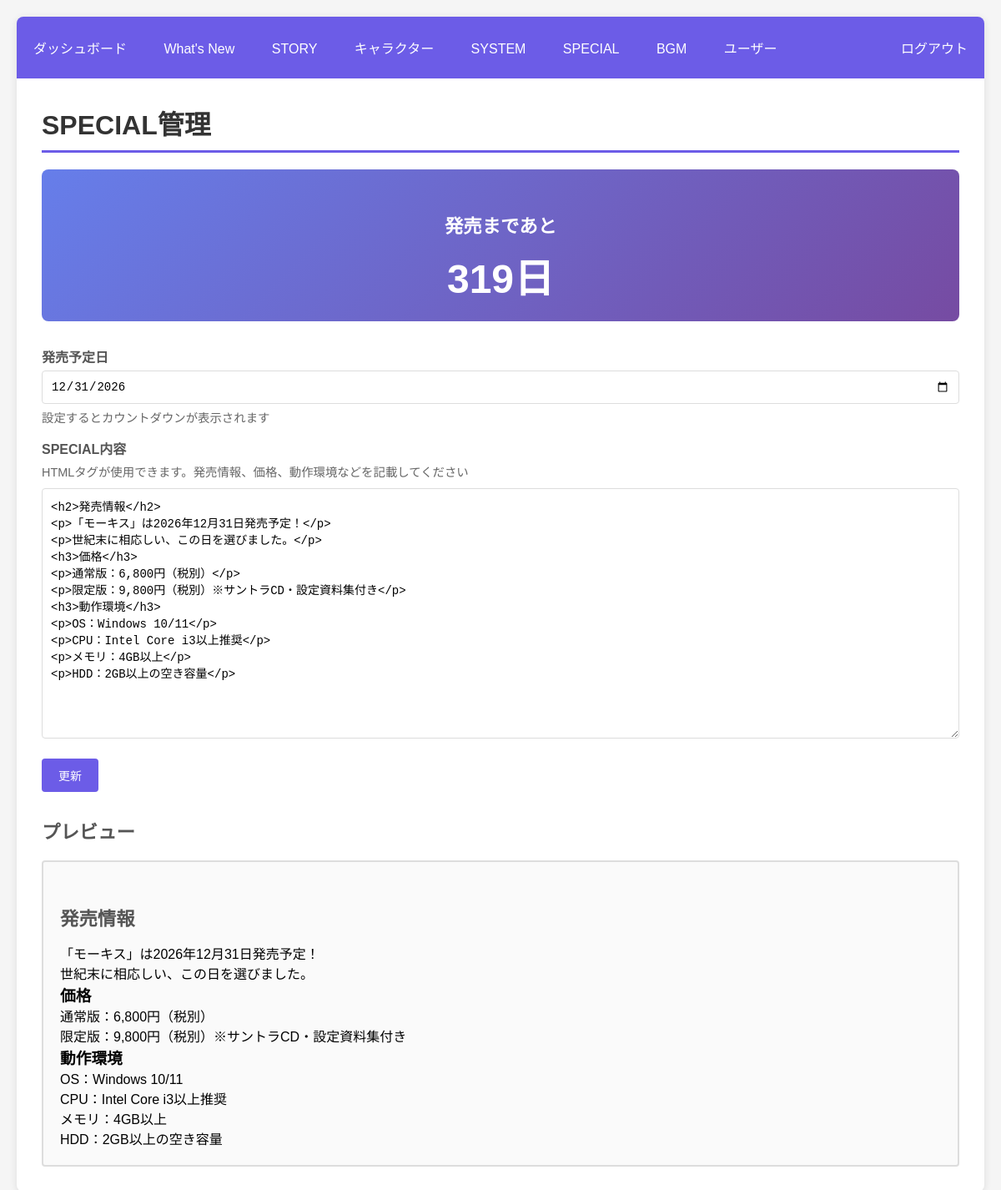
Page /admin/special.php (signed in) on the committed database.
### tables this page shows
CREATE TABLE IF NOT EXISTS special (
    id INT AUTO_INCREMENT PRIMARY KEY,
    release_date DATE COMMENT '発売予定日（カウントダウン用）',
    content LONGTEXT COMMENT '発売情報テキスト',
    updated_at DATETIME DEFAULT CURRENT_TIMESTAMP ON UPDATE CURRENT_TIMESTAMP
);

### includes/db.php (called while the page is built, shortened)
<?php
class Database {
    private static $instance = null;
    private $connection;
    private function __construct() {
        try {
            $dsn = "mysql:host=" . DB_HOST . ";dbname=" . DB_NAME . ";charset=" . DB_CHARSET;
            $options = [
                PDO::ATTR_ERRMODE => PDO::ERRMODE_EXCEPTION,
                PDO::ATTR_DEFAULT_FETCH_MODE => PDO::FETCH_ASSOC,
                PDO::ATTR_EMULATE_PREPARES => false,
            ];
            $this->connection = new PDO($dsn, DB_USER, DB_PASS, $options);
        } catch (PDOException $e) {
            die('データベース接続エラー: ' . $e->getMessage());
        }
    }
    public static function getInstance() {
        if (self::$instance === null) {
            self::$instance = new self();
        }
        return self::$instance;
    }
    public function queryOne($sql, $params = []) {
        try {
            $stmt = $this->connection->prepare($sql);
            $stmt->execute($params);
            return $stmt->fetch();
        } catch (PDOException $e) {
            error_log('Query Error: ' . $e->getMessage());
            return false;
        }
    }
}

### admin/special.php (the view, shortened to what this page needs)
<?php
require_once __DIR__ . '/../includes/db.php';
require_once __DIR__ . '/../includes/functions.php';
$special = getSpecialInfo();
$countdown = $special && $special['release_date'] ? getCountdown($special['release_date']) : null;
?>
<h1>SPECIAL管理</h1>
<?php if ($countdown && $countdown !== '発売済み'): ?>
    <div style="background: linear-gradient(135deg, #667eea 0%, #764ba2 100%); color: white; padding: 20px; border-radius: 8px; margin-bottom: 30px; text-align: center;">
        <h2 style="color: white; margin-bottom: 10px;">発売まであと</h2>
        <div style="font-size: 3em; font-weight: bold;"><?php echo h($countdown); ?></div>
    </div>
<?php endif; ?>
<form method="POST">
    <label>発売予定日</label>
    <input type="date" name="release_date" value="<?php echo $special ? h($special['release_date']) : ''; ?>">
    <p style="color: #666; font-size: 0.9em; margin: 5px 0 10px;">設定するとカウントダウンが表示されます</p>
    <label>SPECIAL内容</label>
    <p style="color: #666; font-size: 0.9em; margin: 5px 0 10px;">HTMLタグが使用できます。発売情報、価格、動作環境などを記載してください</p>
    <textarea name="content" required style="min-height: 300px;"><?php echo $special ? h($special['content']) : ''; ?></textarea>
    <div style="margin-top: 20px;">
        <button type="submit" class="btn">更新</button>
    </div>
</form>
<h2>プレビュー</h2>
<div style="border: 2px solid #ddd; padding: 20px; background: #fafafa; border-radius: 4px; margin-top: 20px;">
    <?php echo $special ? $special['content'] : '<p style="color: #999;">内容がありません</p>'; ?>
</div>

### includes/functions.php (style rules this page uses)
* { margin: 0; padding: 0; box-sizing: border-box; }
body { font-family: "Hiragino Kaku Gothic ProN", Meiryo, sans-serif; background: #f5f5f5; padding: 20px; }
h1 { color: #333; margin-bottom: 20px; padding-bottom: 10px; border-bottom: 3px solid #6c5ce7; }
h2 { color: #555; margin: 30px 0 15px; font-size: 1.4em; }
.btn { display: inline-block; padding: 10px 20px; background: #6c5ce7; color: white; text-decoration: none; border-radius: 4px; border: none; cursor: pointer; font-size: 14px; transition: background 0.3s; }
form label { display: block; margin: 15px 0 5px; font-weight: bold; color: #555; }
form input[type="text"], form input[type="password"], form input[type="date"], form input[type="number"], form textarea, form select { width: 100%; padding: 10px; border: 1px solid #ddd; border-radius: 4px; font-size: 14px; }
form textarea { min-height: 200px; font-family: monospace; }

### rows in the picture
special: release_date "319日", release_date "12/31/2026", content "<h2>発売情報</h2> <p>「モーキス」は2026年12月31日発売予定！</p> <p>世紀末に相応しい、この日を選びました。</p> <h3>価格</h3> <p>通常版：6,800円（税別）</p> <p>限定版：9,800円（税別）※サントラCD・設定資料集付き</p> <h3>動作環境</h3> <p>OS：Windows 10/11</p> <p>CPU：Intel Core i3以上推奨</p> <p>メモリ：4GB以上</p> <p>HDD：2GB以上の空き容量</p>", content "発売情報 「モーキス」は2026年12月31日発売予定！ 世紀末に相応しい、この日を選びました。 価格 通常版：6,800円（税別） 限定版：9,800円（税別）※サントラCD・設定資料集付き 動作環境 OS：Windows 10/11 CPU：Intel Core i3以上推奨 メモリ：4GB以上 HDD：2GB以上の空き容量"
